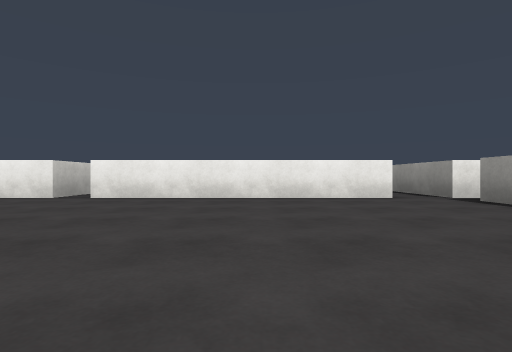
View 1 (above)

17 first-person views from a walk through a 3-D level made in the Unity game engine. The camera is 0.29 m above the floor, looks level and sees 80° across. The floor is counted in squares, 1 m on a side. Each view is taken from the middle of a square. On the plan, view 1 faces up. The plan holds only what a view shows up to about 9 squares ahead; the rest is blank. The place goes on beyond the plan. Surface patterns are stand-ins for the level's own textures.

View 2
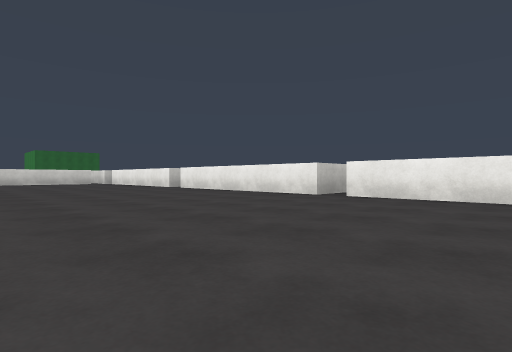

View 3
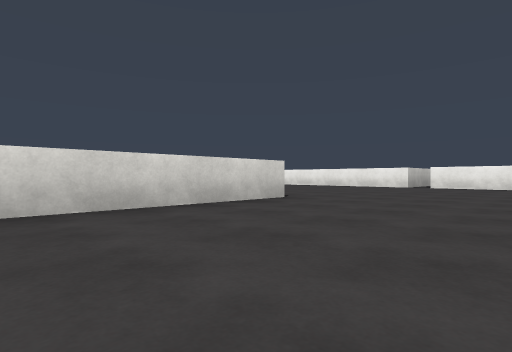

View 4
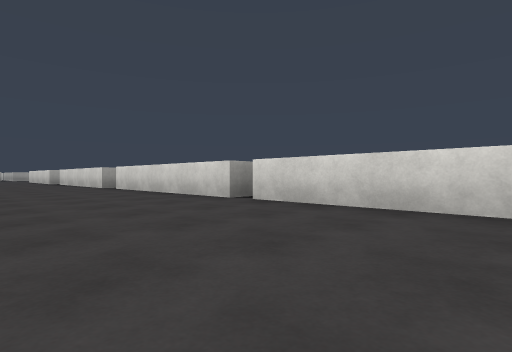

View 5
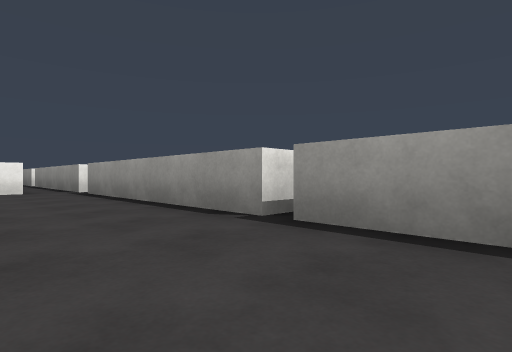

View 6
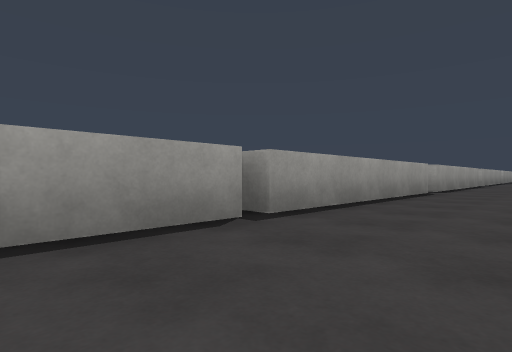

View 7
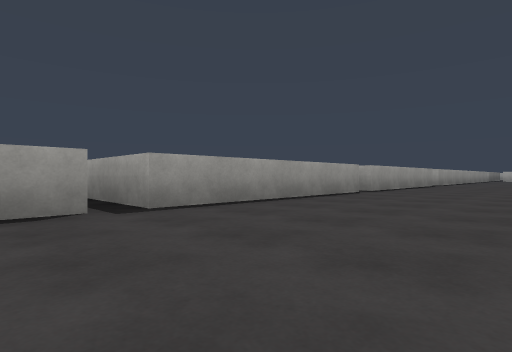

View 8
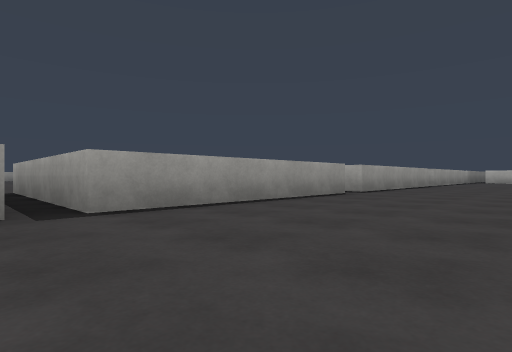

View 9
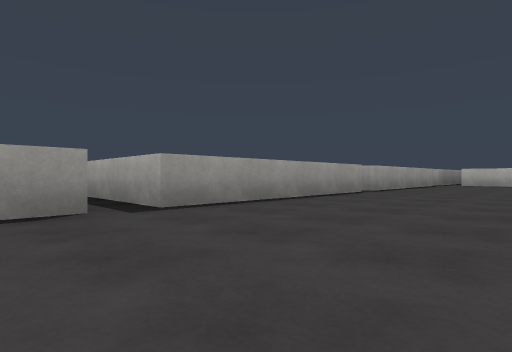

View 10
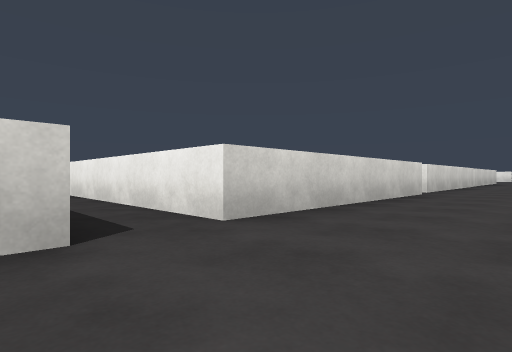

View 11
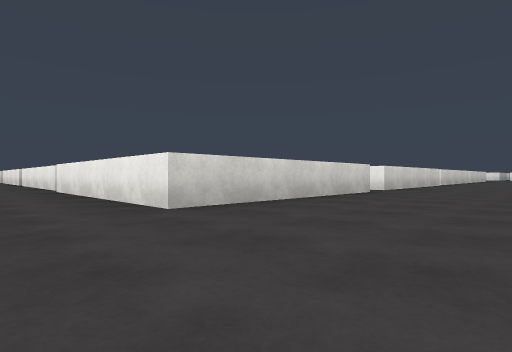

View 12
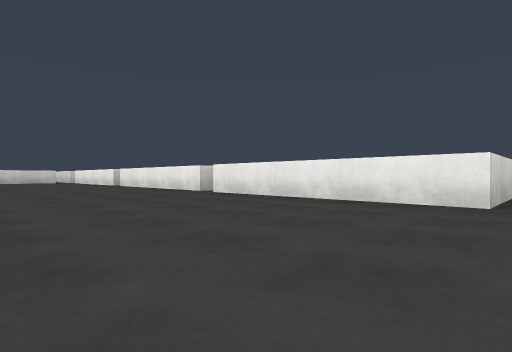

View 13
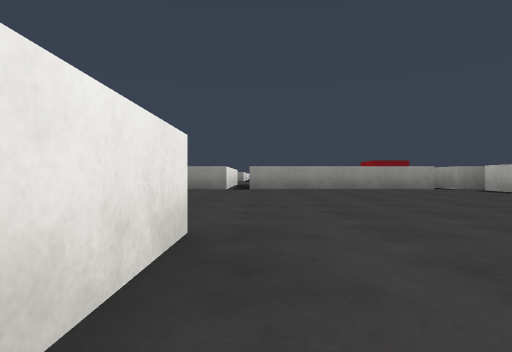

View 14
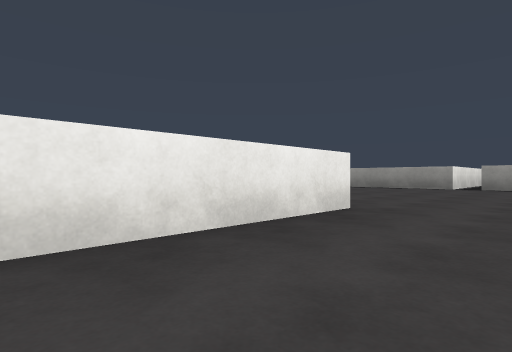

View 15
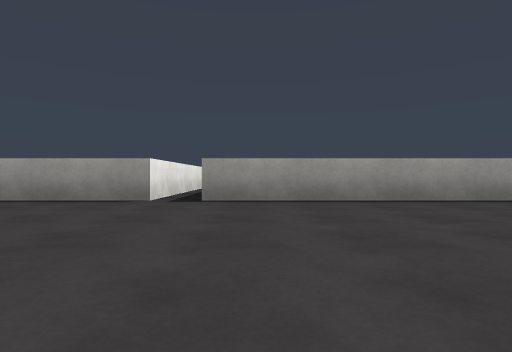

View 16
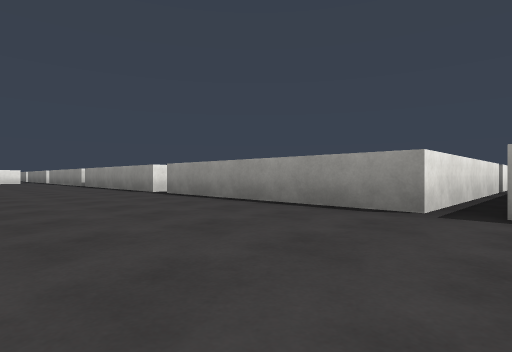

View 17
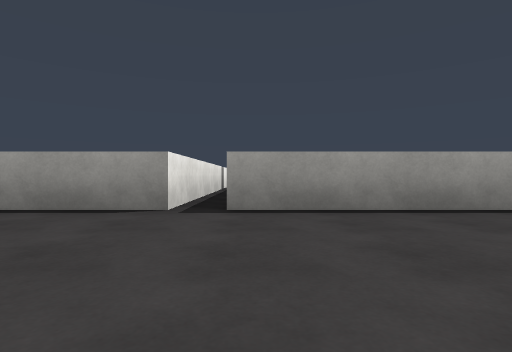

### Floor plan
Points are (right, up) in squares from view 1. A wall is a line through its corners. A room is listed if a view was taken in it or the views show most of it. See-through windows are left out.
Room 1 (views 1, 2, 3, 4, 5, 6, 7, 8, 9, 10, 11, 12, 13, 14, 15, 16, 17)
walls: (2.6, -9.3) (2.6, -5.3) (4.4, -5.3); (-2.7, -9.8) (-2.7, -13.7) (-5.5, -13.7); (-3.1, -5.3) (-2.7, -5.3) (-2.7, -9.2); (2.6, -4.8) (2.6, -0.8); (-2.4, -14.6) (-2.4, -18.7) (-5.5, -18.7); (6, -13.7) (2.6, -13.7) (2.6, -9.8); (-2.7, -0.8) (-2.7, -4.8); (2.6, -0.5) (2.6, 3.6); (2.6, -18.4) (2.6, -14.4) (4.8, -14.4); (1.9, 4) (-2.2, 4); (2.6, 4) (2.6, 8); (-2.7, 4) (-5.5, 4); (2.6, -22.5) (2.6, -18.9); (2.6, 8.5) (2.6, 9.1)

Positions as (right, up) in squares from view 1, and headings:
1: (0, 0), facing up
2: (0, 0), facing up-left
3: (0, -4), facing up-left
4: (0, -2), facing down-left
5: (1, -2), facing up-right
6: (1, 1), facing down-right
7: (0, -4), facing down-right
8: (0, -9), facing down-right
9: (0, -13), facing down-right
10: (-1, -15), facing up-left
11: (0, -20), facing up-left
12: (-2, -22), facing up-left
13: (-4, -19), facing right
14: (-5, -20), facing up-right
15: (-1, -15), facing right
16: (0, -10), facing up-right
17: (0, -10), facing right
